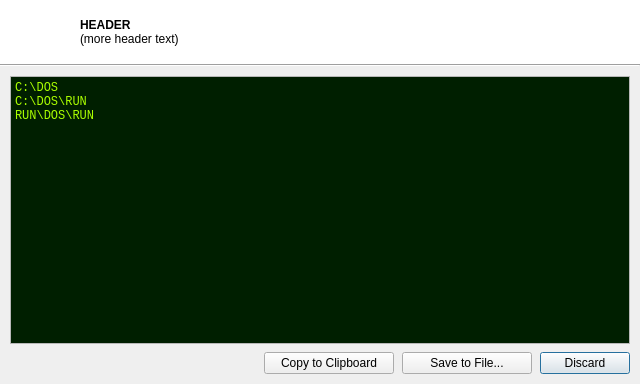
<?xml version="1.0" encoding="UTF-8"?>
<ui version="4.0">
 <class>LogViewDialog</class>
 <widget class="QDialog" name="LogViewDialog">
  <property name="windowModality">
   <enum>Qt::ApplicationModal</enum>
  </property>
  <property name="geometry">
   <rect>
    <x>0</x>
    <y>0</y>
    <width>640</width>
    <height>384</height>
   </rect>
  </property>
  <property name="minimumSize">
   <size>
    <width>640</width>
    <height>384</height>
   </size>
  </property>
  <property name="windowTitle">
   <string>Log View</string>
  </property>
  <property name="windowIcon">
   <iconset resource="../res/Icons.qrc">
    <normaloff>:/icons/application_xp_terminal.png</normaloff>:/icons/application_xp_terminal.png</iconset>
  </property>
  <layout class="QVBoxLayout" name="verticalLayout_2">
   <property name="spacing">
    <number>0</number>
   </property>
   <property name="margin">
    <number>0</number>
   </property>
   <item>
    <layout class="QVBoxLayout" name="baseLayout">
     <property name="spacing">
      <number>0</number>
     </property>
     <item>
      <widget class="QFrame" name="headerFrame">
       <property name="minimumSize">
        <size>
         <width>0</width>
         <height>64</height>
        </size>
       </property>
       <property name="maximumSize">
        <size>
         <width>16777215</width>
         <height>64</height>
        </size>
       </property>
       <property name="palette">
        <palette>
         <active>
          <colorrole role="Base">
           <brush brushstyle="SolidPattern">
            <color alpha="255">
             <red>255</red>
             <green>255</green>
             <blue>255</blue>
            </color>
           </brush>
          </colorrole>
          <colorrole role="Window">
           <brush brushstyle="SolidPattern">
            <color alpha="255">
             <red>255</red>
             <green>255</green>
             <blue>255</blue>
            </color>
           </brush>
          </colorrole>
         </active>
         <inactive>
          <colorrole role="Base">
           <brush brushstyle="SolidPattern">
            <color alpha="255">
             <red>255</red>
             <green>255</green>
             <blue>255</blue>
            </color>
           </brush>
          </colorrole>
          <colorrole role="Window">
           <brush brushstyle="SolidPattern">
            <color alpha="255">
             <red>255</red>
             <green>255</green>
             <blue>255</blue>
            </color>
           </brush>
          </colorrole>
         </inactive>
         <disabled>
          <colorrole role="Base">
           <brush brushstyle="SolidPattern">
            <color alpha="255">
             <red>255</red>
             <green>255</green>
             <blue>255</blue>
            </color>
           </brush>
          </colorrole>
          <colorrole role="Window">
           <brush brushstyle="SolidPattern">
            <color alpha="255">
             <red>255</red>
             <green>255</green>
             <blue>255</blue>
            </color>
           </brush>
          </colorrole>
         </disabled>
        </palette>
       </property>
       <property name="autoFillBackground">
        <bool>true</bool>
       </property>
       <property name="frameShape">
        <enum>QFrame::NoFrame</enum>
       </property>
       <layout class="QHBoxLayout" name="horizontalLayout_2">
        <property name="margin">
         <number>3</number>
        </property>
        <item>
         <layout class="QHBoxLayout" name="horizontalLayout">
          <item>
           <widget class="QLabel" name="headerIcon">
            <property name="minimumSize">
             <size>
              <width>56</width>
              <height>56</height>
             </size>
            </property>
            <property name="maximumSize">
             <size>
              <width>56</width>
              <height>56</height>
             </size>
            </property>
            <property name="text">
             <string/>
            </property>
            <property name="pixmap">
             <pixmap resource="../res/Images.qrc">:/images/HeaderIcon_LogFile.png</pixmap>
            </property>
            <property name="scaledContents">
             <bool>true</bool>
            </property>
           </widget>
          </item>
          <item>
           <spacer name="headerSpacer">
            <property name="orientation">
             <enum>Qt::Horizontal</enum>
            </property>
            <property name="sizeType">
             <enum>QSizePolicy::Fixed</enum>
            </property>
            <property name="sizeHint" stdset="0">
             <size>
              <width>15</width>
              <height>20</height>
             </size>
            </property>
           </spacer>
          </item>
          <item>
           <widget class="QLabel" name="headerText">
            <property name="text">
             <string notr="true">&lt;b&gt;HEADER&lt;/b&gt;&lt;br&gt;(more header text)</string>
            </property>
           </widget>
          </item>
         </layout>
        </item>
       </layout>
      </widget>
     </item>
     <item>
      <widget class="QFrame" name="horizontalBar">
       <property name="minimumSize">
        <size>
         <width>0</width>
         <height>2</height>
        </size>
       </property>
       <property name="maximumSize">
        <size>
         <width>16777215</width>
         <height>2</height>
        </size>
       </property>
       <property name="frameShape">
        <enum>QFrame::HLine</enum>
       </property>
       <property name="frameShadow">
        <enum>QFrame::Sunken</enum>
       </property>
      </widget>
     </item>
     <item>
      <layout class="QGridLayout" name="gridLayout">
       <property name="margin">
        <number>10</number>
       </property>
       <property name="spacing">
        <number>8</number>
       </property>
       <item row="0" column="0" colspan="4">
        <widget class="QPlainTextEdit" name="textEdit">
         <property name="palette">
          <palette>
           <active>
            <colorrole role="Text">
             <brush brushstyle="SolidPattern">
              <color alpha="255">
               <red>170</red>
               <green>255</green>
               <blue>0</blue>
              </color>
             </brush>
            </colorrole>
            <colorrole role="Base">
             <brush brushstyle="SolidPattern">
              <color alpha="255">
               <red>0</red>
               <green>31</green>
               <blue>0</blue>
              </color>
             </brush>
            </colorrole>
           </active>
           <inactive>
            <colorrole role="Text">
             <brush brushstyle="SolidPattern">
              <color alpha="255">
               <red>170</red>
               <green>255</green>
               <blue>0</blue>
              </color>
             </brush>
            </colorrole>
            <colorrole role="Base">
             <brush brushstyle="SolidPattern">
              <color alpha="255">
               <red>0</red>
               <green>31</green>
               <blue>0</blue>
              </color>
             </brush>
            </colorrole>
           </inactive>
           <disabled>
            <colorrole role="Text">
             <brush brushstyle="SolidPattern">
              <color alpha="255">
               <red>120</red>
               <green>120</green>
               <blue>120</blue>
              </color>
             </brush>
            </colorrole>
            <colorrole role="Base">
             <brush brushstyle="SolidPattern">
              <color alpha="255">
               <red>240</red>
               <green>240</green>
               <blue>240</blue>
              </color>
             </brush>
            </colorrole>
           </disabled>
          </palette>
         </property>
         <property name="font">
          <font>
           <family>Lucida Console</family>
          </font>
         </property>
         <property name="cursor" stdset="0">
          <cursorShape>ArrowCursor</cursorShape>
         </property>
         <property name="plainText">
          <string notr="true">C:\DOS
C:\DOS\RUN
RUN\DOS\RUN
</string>
         </property>
         <property name="textInteractionFlags">
          <set>Qt::NoTextInteraction</set>
         </property>
        </widget>
       </item>
       <item row="1" column="3">
        <widget class="QPushButton" name="buttonDiscard">
         <property name="minimumSize">
          <size>
           <width>90</width>
           <height>0</height>
          </size>
         </property>
         <property name="text">
          <string>Discard</string>
         </property>
         <property name="icon">
          <iconset resource="../res/Icons.qrc">
           <normaloff>:/icons/cross.png</normaloff>:/icons/cross.png</iconset>
         </property>
        </widget>
       </item>
       <item row="1" column="2">
        <widget class="QPushButton" name="buttonSave">
         <property name="minimumSize">
          <size>
           <width>130</width>
           <height>0</height>
          </size>
         </property>
         <property name="text">
          <string>Save to File...</string>
         </property>
         <property name="icon">
          <iconset resource="../res/Icons.qrc">
           <normaloff>:/icons/disk.png</normaloff>:/icons/disk.png</iconset>
         </property>
        </widget>
       </item>
       <item row="1" column="0">
        <spacer name="horizontalSpacer">
         <property name="orientation">
          <enum>Qt::Horizontal</enum>
         </property>
         <property name="sizeHint" stdset="0">
          <size>
           <width>40</width>
           <height>20</height>
          </size>
         </property>
        </spacer>
       </item>
       <item row="1" column="1">
        <widget class="QPushButton" name="buttonCopy">
         <property name="minimumSize">
          <size>
           <width>130</width>
           <height>0</height>
          </size>
         </property>
         <property name="text">
          <string>Copy to Clipboard</string>
         </property>
         <property name="icon">
          <iconset resource="../res/Icons.qrc">
           <normaloff>:/icons/paste_plain.png</normaloff>:/icons/paste_plain.png</iconset>
         </property>
        </widget>
       </item>
      </layout>
     </item>
    </layout>
   </item>
  </layout>
 </widget>
 <resources>
  <include location="../res/Icons.qrc"/>
  <include location="../res/Images.qrc"/>
  <include location="../res/Images.qrc"/>
  <include location="../res/Images.qrc"/>
  <include location="../res/Images.qrc"/>
  <include location="../res/Images.qrc"/>
 </resources>
 <connections>
  <connection>
   <sender>buttonDiscard</sender>
   <signal>clicked()</signal>
   <receiver>LogViewDialog</receiver>
   <slot>reject()</slot>
   <hints>
    <hint type="sourcelabel">
     <x>584</x>
     <y>489</y>
    </hint>
    <hint type="destinationlabel">
     <x>319</x>
     <y>255</y>
    </hint>
   </hints>
  </connection>
 </connections>
</ui>
